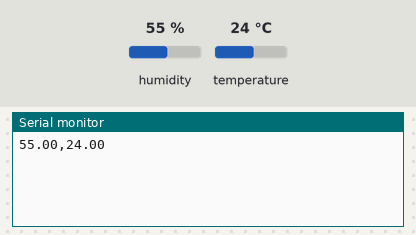
Bench run of a sketch on a simulated Arduino Uno, built with avr-gcc and run on an emulated ATmega328P. Parts: the last lines printed to the serial monitor. Inputs (shaded band) come from the test bench; at power-on: humidity 55 %, temperature 24 °C.

Above: at 18.0 s.
18.1 s: humidity set to 22 %
At 20.9 s:
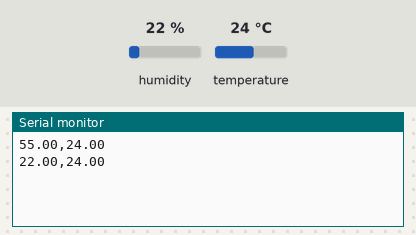
33.1 s: temperature set to 12 °C
At 41.5 s:
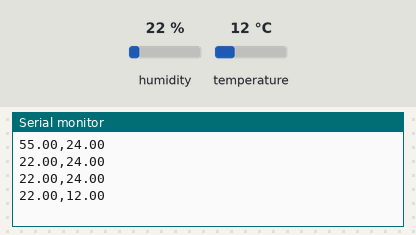
48.1 s: humidity set to 40 %
At 51.2 s:
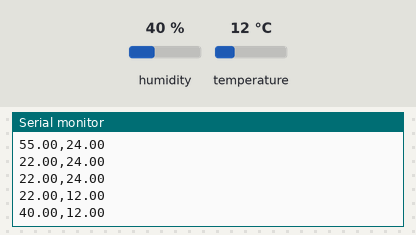
Timing chart, 0 to 52.7 s (numbered marks = the images above; inputs shaded):
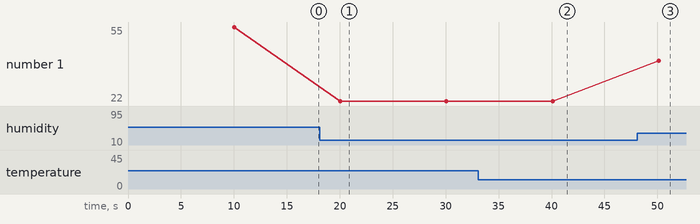

Measured:
- after the input at 18.1 s, the serial monitor: prints a new line after 1.9 s (image 1)
- after the input at 33.1 s, the serial monitor: prints a new line after 7.0 s (image 2)
- after the input at 48.1 s, the serial monitor: prints a new line after 2.0 s (image 3)
- plotted number 1: 55 → 22 after the input at 18.1 s, 22 → 40 after the input at 48.1 s

The sketch:

DHT11.ino
```cpp
/*
  This example shows how to read data from
  a DHT11 temperature and humidity sensor.

  The circuit:
   DHT11 sensor connected as follows:
 ** Ground connected to ground
 ** Voltage connected to Vcc
 ** data out connected to 5
 ** 10K resistor connected from 5 to +5V

  created  9 Feb 2012
  modified 25 Feb 2016
  by Tom Igoe

*/

#include "DHT.h"

#define DHTPIN 5        // what pin the sensor is connected to
#define DHTTYPE DHT11   // Which type of DHT sensor you're using:

// initialize the sensor:
DHT dht(DHTPIN, DHTTYPE);
const int interval = 10 * 1000; // the interval between reads, in ms
long lastReadTime = 0;          // the last time you read the sensor, in ms

void setup() {
  Serial.begin(9600);
    dht.begin();
}

void loop() {
  // Get the current time in ms:
  long currentTime = millis();
// if the read delay interval has passed, read the sensor:
  if (currentTime > lastReadTime + interval) {
    float temperature = dht.readTemperature();
    float humidity = dht.readHumidity();

     // print to the serial port:
    Serial.print(humidity);
    Serial.print(",");
    Serial.println(temperature);
    lastReadTime = millis();
  }
}
```
